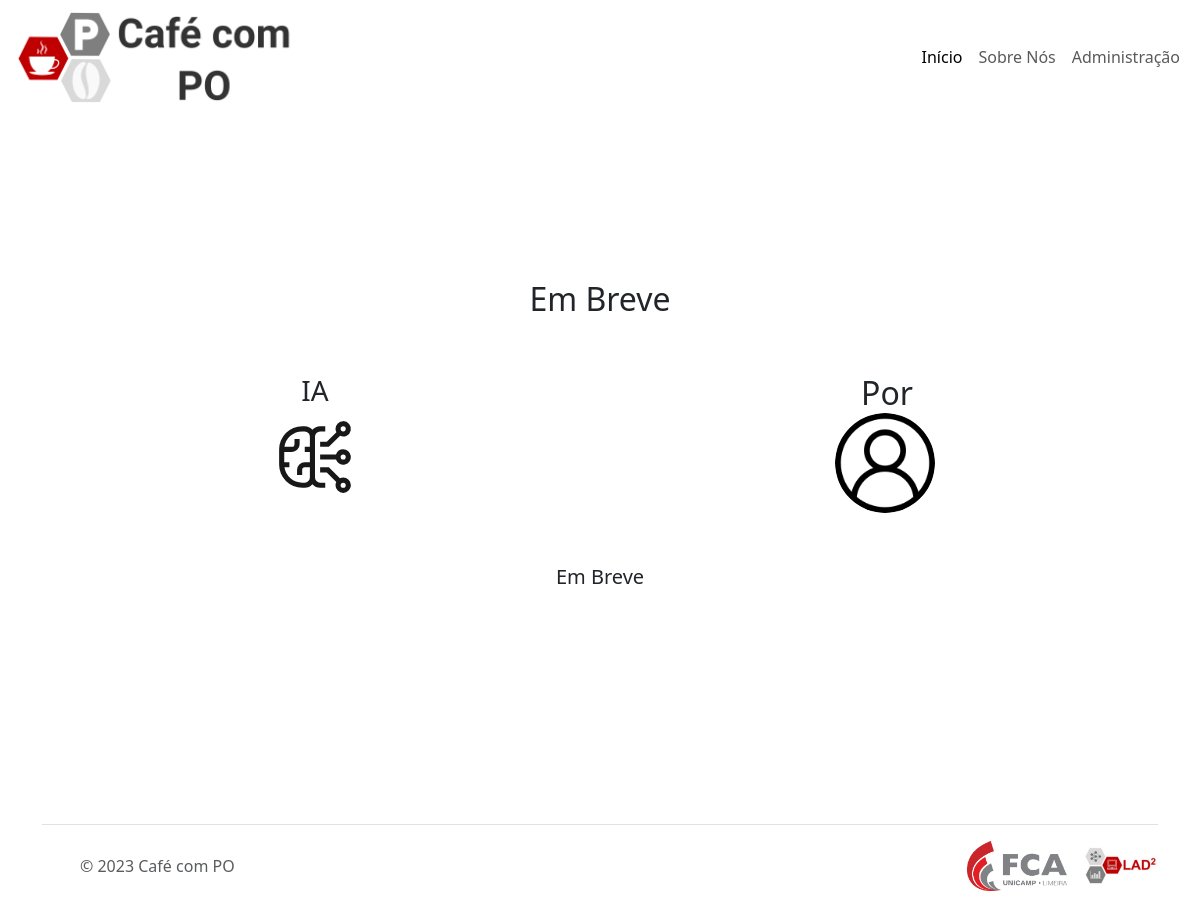
Before: /events/3/ with the older database file.
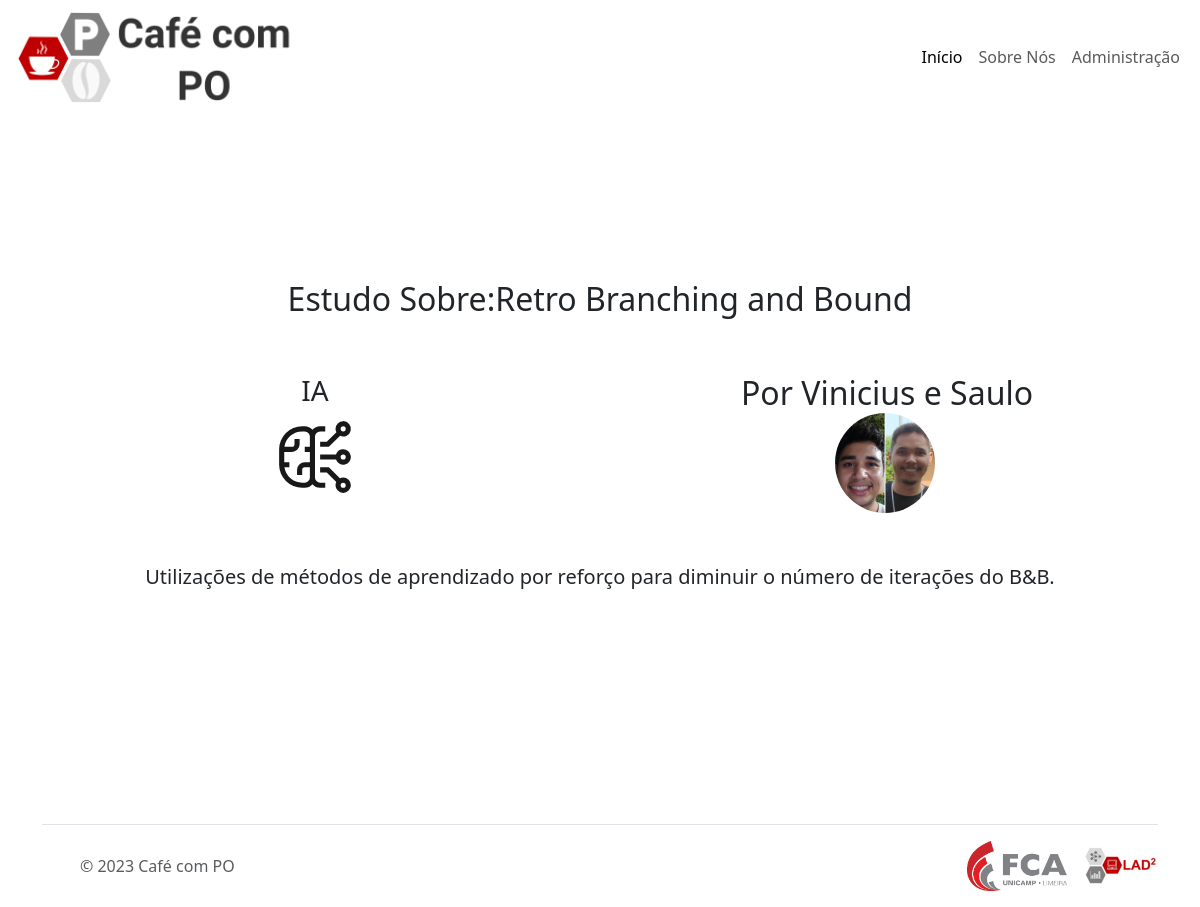
After: the same page with the newer database file.
### events/models.py (models this page shows, shortened)
class Event(models.Model):
    CATEGORY = [
        ('PO', 'PO'),
        ('IA', 'IA'),
        ('MODE', 'Modelagem'),
        ('MCDA', 'MCDA'),
        ('DS', 'Data Science'),
        ('SIMU', 'Simulação')
    ]
    category = models.CharField(max_length=5, choices=CATEGORY)
    date = models.DateField()
    hour = models.TimeField()
    locale = models.CharField(max_length=100)
    title = models.CharField(default='Em Breve', max_length=100, blank=True)
    speaker_id = models.ForeignKey(Speaker, null=True, blank=True, on_delete=models.CASCADE)
    description = models.TextField(default='', max_length=1024)
    file = models.FileField(null=True, blank=True,upload_to="mediafiles/pdfs")

class Speaker(models.Model):
    name = models.CharField(default='Em Breve', max_length=100)
    photo = models.FileField(null=True, blank=True)
    description = models.TextField(null=True, blank=True, default='', max_length=500)

### events/views.py (the view)
# urls.py: path('events/', EventsView.as_view(), name='events-list'),
class EventsView(View):
    template_list = 'events/events_list.html'
    template_detail = 'events/event_detail.html'
    def get(self, request, event_id=None):
        if event_id is None:
            events = Event.objects.all()
            template = self.template_list
            context = {'events': events}
        else:
            event = get_object_or_404(Event, pk=event_id)
            template = self.template_detail
            context = {'event': event}
        return render(request, template, context)

### templates/events/event_detail.html (shortened to what this page needs)
{% extends 'shared/base.html' %}
{% load static %}
{% block content %}
<div class="container text-center vh-100 ">
    <div style="padding-top: 35vh;"></div>
    <div class="row">
        <h2>
            {{event.title}}
        </h2>
    </div>
    <div class="row pt-5">
        <div class="col">
            <div class="d-flex align-items-center flex-column">
                <div class="w-50">
                    <div class="d-flex flex-column align-items-center">
                        <h3>{{event.get_category_display}}</h1>
                        <img class="home__card__image__icon " src="{% static 'images/icons/'|add:event.get_category_display %}.svg" alt="Ícone"/>
                    </div>
                </div>
            </div>
        </div>
        <div class="col">
            <div class="d-flex align-items-center flex-column">
                <div class="text-center">
                    <h2 class="ps-1 card-title"> Por {{ event.speaker_id.name }}</h3>
                    <div class="d-flex flex-column align-items-center w-100 pb-1">
                      {% if event.speaker_id.photo %}
                        <img class="rounded-circle" alt="avatar1" src="{{ event.speaker_id.photo.url }}" width="100" />
                      {% else %}
                        <img class="rounded-circle" alt="avatar1" src="{% static 'images/no_photo.png' %}" width="100" />
                      {% endif %}
                    </div>
                </div>
            </div>
        </div>
    </div>
    <div class="row pt-5">
        <div class="align-items-center d-flex flex-column max-vw-90">
            <h5 class="text-center">
                {{event.description}}
            </h5>
        </div>
    </div>
</div>
{% endblock %}

### templates/shared/base.html (shortened to what this page needs)
{% load static %}
<!DOCTYPE html>
<html lang="pt-br">
<head>
    <link rel="stylesheet" href="https://cdn.jsdelivr.net/npm/bootstrap-icons@1.3.0/font/bootstrap-icons.css">
    <link rel="stylesheet" href="{% static 'bootstrap/css/bootstrap.min.css' %}">
    <link rel="stylesheet" href="{% static 'bootstrap/fa/css/all.min.css' %}">
    <link rel="stylesheet" href="{% static 'css/home.css' %}">
    <link rel="stylesheet" href="{% static 'css/menu.css' %}">
    <link rel="stylesheet" href="{% static 'css/about-us.css' %}">
</head>
<body class='vh-100'>
    {% include 'partials/_menu.html' %}
    {% block content %}{% endblock %}
    {% include 'partials/_footer.html' %}
</body>
</html>

### templates/partials/_menu.html (shortened to what this page needs)
{% load static %}
<nav class="navbar navbar-expand-lg fixed-top menu__home__navbar navbar__default-transparent">
    <div class="container-fluid " >
      <img src="{% static 'images/POCafeLogo.png' %}" alt="Logo" class='navbar-brand p-0 me-0 me-lg-2 navbar__logo'>
      <div class="collapse navbar-collapse menu__home__navbar" id="navbarSupportedContent">
        <ul class="navbar-nav me-auto mb-2 mb-lg-0">
          <li class="nav-item">
            <a class="nav-link active" aria-current="page" href="/">Início</a>
          </li>
          <li class="nav-item">
            <a class="nav-link" href="/about_us">Sobre Nós</a>
          </li>
          <li class="nav-item">
            <a class="nav-link" href="/admin">Administração</a>
          </li>
      </div>
    </div>
  </nav>

### templates/partials/_footer.html
{% load static %}
<div class="container">
    <footer class="d-flex flex-wrap justify-content-between align-items-center py-3 my-4 border-top">
      <div class="col-md-4 d-flex align-items-center">
        <a href="/" class="mb-3 me-2 mb-md-0 text-muted text-decoration-none lh-1">
          <svg class="bi" width="30" height="24"><use xlink:href="#bootstrap"></use></svg>
        </a>
        <span class="mb-3 mb-md-0 text-muted">© 2023 Café com PO</span>
      </div>
      <ul class="nav col-md-4 justify-content-end list-unstyled d-flex">
        <li class="ms-3">
            <img src="{% static 'images/logo-fca-transparente.png' %}" height="50px">
        </li>
        <li class="ms-3">
            <img src="{% static 'images/logo__lad.png' %}"  height="50px">
        </li>
      </ul>
    </footer>
  </div>

### static/css/home.css (style rules this page uses)
.home__card__image__icon { width: 30%; opacity: 0.9; filter: brightness(150%); }

### static/css/menu.css (style rules this page uses)
.menu__home__navbar { flex-grow: 0; }
.navbar__default-transparent { background-color: #ffffff00; }
.navbar__logo { width: 25%; }

Changed rows visible on the page:
changed Event "IA": title "Em Breve" → "Estudo Sobre:Retro Branching and Bound"; speaker_id.name (not shown) → "Vinicius e Saulo"; speaker_id.photo: picture added; description "Em Breve" → "Utilizações de métodos de aprendizado por reforço para diminuir o número de iterações do B&B."
